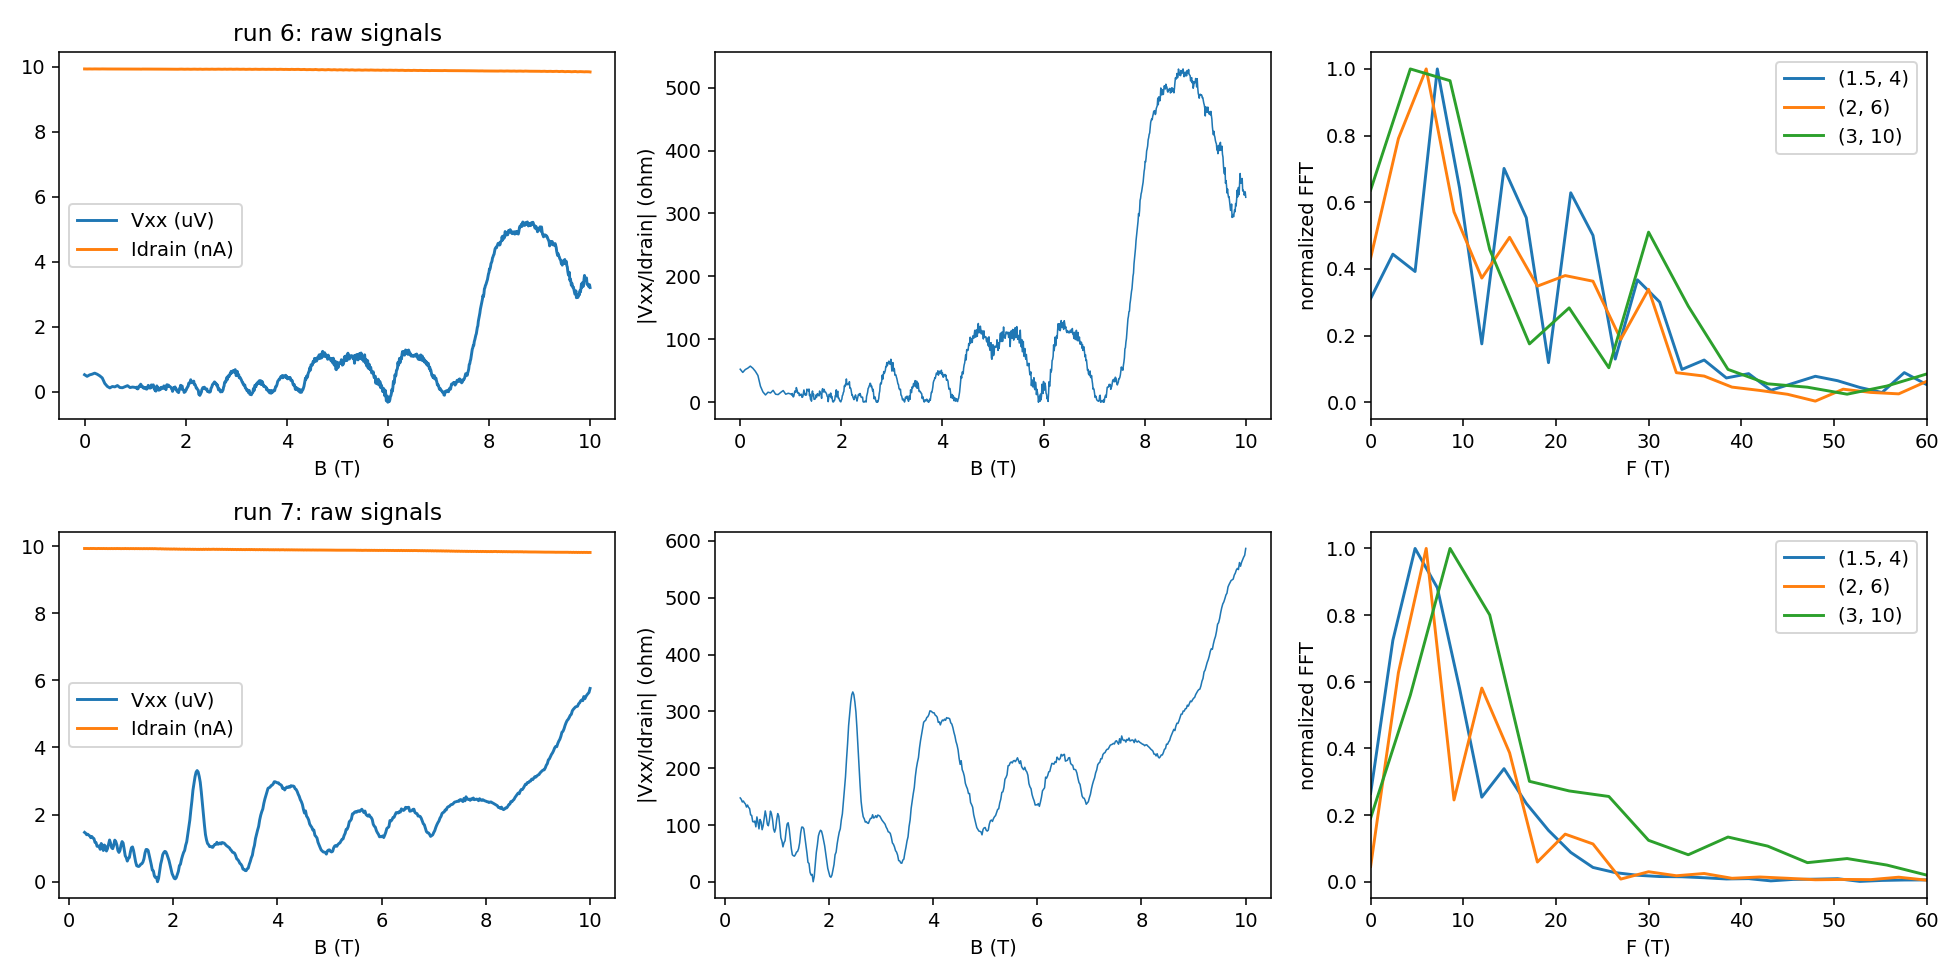

Reproduce this figure in Python.
from pathlib import Path
import numpy as np
import matplotlib.pyplot as plt
from hera.analysis import open_run, resolve_channels, current_channel, sdh_fft, sdh_onset
from scipy.signal import find_peaks
fig,axs=plt.subplots(2,3,figsize=(14,7))
for row,rid in enumerate([6,7]):
 r=open_run(Path('data')/str(rid)); cs=resolve_channels(r.meta); ic=current_channel(cs); vc=next(c for c in cs if not c.is_current)
 B=r.col('magnet_field'); I=r.col(ic.col)/ic.gain; V=r.col(vc.col)/vc.gain; R=np.abs(V/I)
 ix=np.argsort(B); B,I,V,R=[x[ix] for x in (B,I,V,R)]
 axs[row,0].plot(B,V*1e6,label='Vxx (uV)'); axs[row,0].plot(B,I*1e9,label='Idrain (nA)');axs[row,0].legend();axs[row,0].set_title(f'run {rid}: raw signals');axs[row,0].set_xlabel('B (T)')
 axs[row,1].plot(B,R,lw=.8);axs[row,1].set(xlabel='B (T)',ylabel='|Vxx/Idrain| (ohm)')
 for br in [(1.5,4),(2,6),(3,10)]:
  f,a=sdh_fft(R[:,None],B,b_range=br,nfft=4096,log=False,bg_degree=3)
  y=a[0]; axs[row,2].plot(f,y/y.max(),label=str(br))
  pk,_=find_peaks(y,prominence=.10*y.max()); pk=sorted(pk,key=lambda k:y[k],reverse=True)
  print('run',rid,'window',br,'FFT peaks T',np.round(f[pk[:6]],2),'resolution',1/(1/br[0]-1/br[1]))
 axs[row,2].set(xlim=(0,60),xlabel='F (T)',ylabel='normalized FFT');axs[row,2].legend()
 print('run',rid,'R range',R.min(),R.max(),'max V uV',abs(V).max()*1e6,'current nA',I.min()*1e9,I.max()*1e9)
fig.tight_layout();fig.savefig('hera_scratch/spot_review.png',dpi=140)
plt.show()
